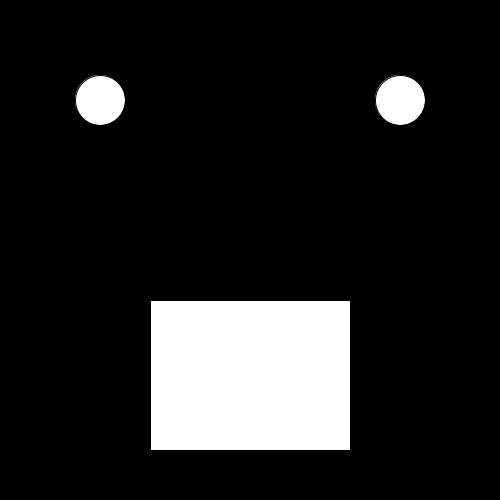
Frame 1 (no input)
Frame 60 (the mouse pressed at the canvas centre just before this capture): identical to frame 1, image omitted
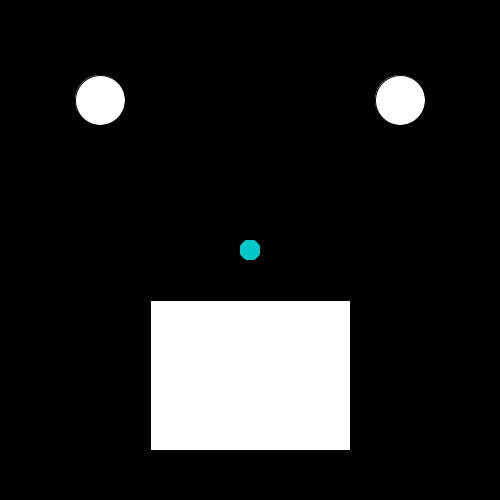
Frame 120 (the mouse held since frame 60 and released just before this capture)

The Processing sketch that drew these frames (run headless with seeded random() and noise(); from frame 60 on, the mouse is pressed at the canvas centre):

// Processing sketch: processing_172797
// ── processing_172797.pde

void setup(){
    size(500,500);
     background(0);
     fill(255,255,255);
    ellipse(100,100,50,50);
    fill(255,255,255);
    ellipse(400,100,50,50);
    fill(255,255,255);
    rect(150,300,200,150);    
}

void draw (){
    if(mousePressed == true){
    fill(0,200,200);
    noStroke();
    ellipse(mouseX,mouseY,20,20);
    }
}
